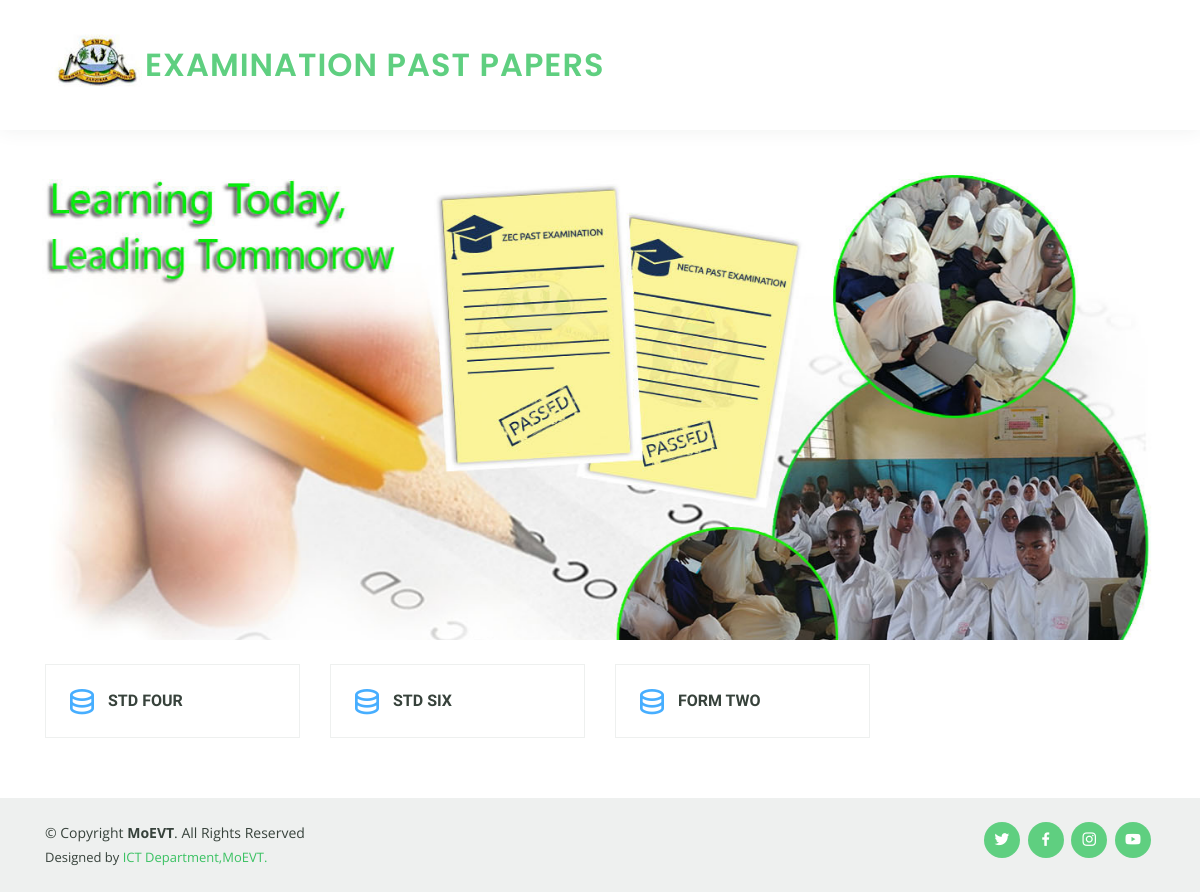
The page /pastpapers/exam_type.php?id=1 on the database its author committed.
### tables this page shows
CREATE TABLE `exam_classes` (
  `exam_class_id` tinyint(4) NOT NULL,
  `exam_class` varchar(45) DEFAULT NULL,
  `exam_type_id` varchar(45) DEFAULT NULL,
  PRIMARY KEY (`exam_class_id`)
);

### DB.php (called while the page is built, shortened)
<?php
class DBHelper
{
    private $conn;
    public function __construct()
    {
        $database = new Database();
        $conn = $database->dbConnection();
        $this->conn = $conn;
    }
    public function getRows($table, $conditions = array())
    {
        $sql = 'SELECT';
        $sql .= array_key_exists("select", $conditions) ? $conditions['select'] : '*';
        $sql .= ' FROM ' . $table;
        if (array_key_exists("where", $conditions)) {
            $sql .= ' WHERE ';
            $i = 0;
            foreach ($conditions['where'] as $key => $value) {
                $pre = ($i > 0) ? ' AND ' : '';
                $sql .= $pre . $key . " = '" . $value . "'";
                $i++;
            }
        }
        $query = $this->conn->prepare($sql);
        $query->execute();
        if (array_key_exists("return_type", $conditions) && $conditions['return_type'] != 'all') {
            switch ($conditions['return_type']) {
                case 'count':
                    $data = $query->rowCount();
                    break;
                case 'single':
                    $data = $query->fetch(PDO::FETCH_ASSOC);
                    break;
                default:
                    $data = '';
            }
        } else {
            if ($query->rowCount() > 0) {
                $data = $query->fetchAll();
            }
        }
        return !empty($data) ? $data : false;
    }
}

### pastpapers/exam_type.php (the view, shortened to what this page needs)
<!DOCTYPE html>
<html lang="en">
<head>
  <link href="assets/vendor/bootstrap/css/bootstrap.min.css" rel="stylesheet">
  <link href="assets/vendor/icofont/icofont.min.css" rel="stylesheet">
  <link href="assets/vendor/boxicons/css/boxicons.min.css" rel="stylesheet">
  <link href="assets/vendor/remixicon/remixicon.css" rel="stylesheet">
  <link href="assets/vendor/owl.carousel/assets/owl.carousel.min.css" rel="stylesheet">
  <link href="assets/vendor/animate.css/animate.min.css" rel="stylesheet">
  <link href="assets/vendor/aos/aos.css" rel="stylesheet">
  <link href="assets/css/style.css" rel="stylesheet">
  </head>
<body>
   <?php
require_once('header.php');
?>
  <section id="hero" class="d-flex justify-content-center align-items-center">
    <div class="container position-relative" data-aos="zoom-in" data-aos-delay="100">
    </div>
  </section>
  <main id="main">
    <section id="features" class="features">
      <div class="container" data-aos="fade-up">
        <div class="row" data-aos="zoom-in" data-aos-delay="100">
        <?php
        include "../DB.php";
        $db=new DBHelper();
        $exam_classes= $db->getRows('exam_classes',array('where'=>array('exam_type_id'=>$_REQUEST['id'])));
        if(!empty($exam_classes))
         {
             ?>
             <?php
             foreach($exam_classes as $up)
             {
               $id=$up['exam_class_id'];
               $exam_name=$up['exam_class'];
        ?>
          <div class="col-lg-3 col-md-4 mt-4">
            <div class="icon-box">
              <i class="ri-database-2-line" style="color: #47aeff;"></i>
               <h3><a href="exam_subjects.php?id=<?php echo $id;?>"><?php echo $exam_name;?></a></h3>
            </div>
          </div>
          <?php
             }}
             ?>
          </div>
      </div>
    </section>
    </main>
 <?php
require_once('footer.php');
 ?>
</body>
</html>

### pastpapers/assets/css/style.css (style rules this page uses)
body { font-family: "Open Sans", sans-serif; color: #444444; }
a { color: #5fcf80; }
h1, h2, h3, h4, h5, h6 { font-family: "Raleway", sans-serif; }
#hero { width: 100%; height: 80vh; background: url("../img/firstMod1new.jpg") top center; background-size: cover; position: relative; }
#hero:before { content: ""; background: rgba(0, 0, 0, 0.1); position: relative; bottom: 0; top: 0; left: 0; right: 0; }
#hero .container { padding-top: 72px; }
@media (min-width: 1024px) { #hero { background-attachment: fixed; } }
section { padding: 60px 0; overflow: hidden; }
.features { padding-top: 0px; }
.features .icon-box { display: flex; align-items: center; padding: 20px; transition: 0.3s; border: 1px solid #eef0ef; }
.features .icon-box i { font-size: 32px; padding-right: 10px; line-height: 1; }
.features .icon-box h3 { font-weight: 700; margin: 0; padding: 0; line-height: 1; font-size: 16px; }
.features .icon-box h3 a { color: #37423b; transition: 0.3s; }

### rows shown on the page
exam_classes: exam_class "STD FOUR"
exam_classes: exam_class "STD SIX"
exam_classes: exam_class "FORM TWO"
